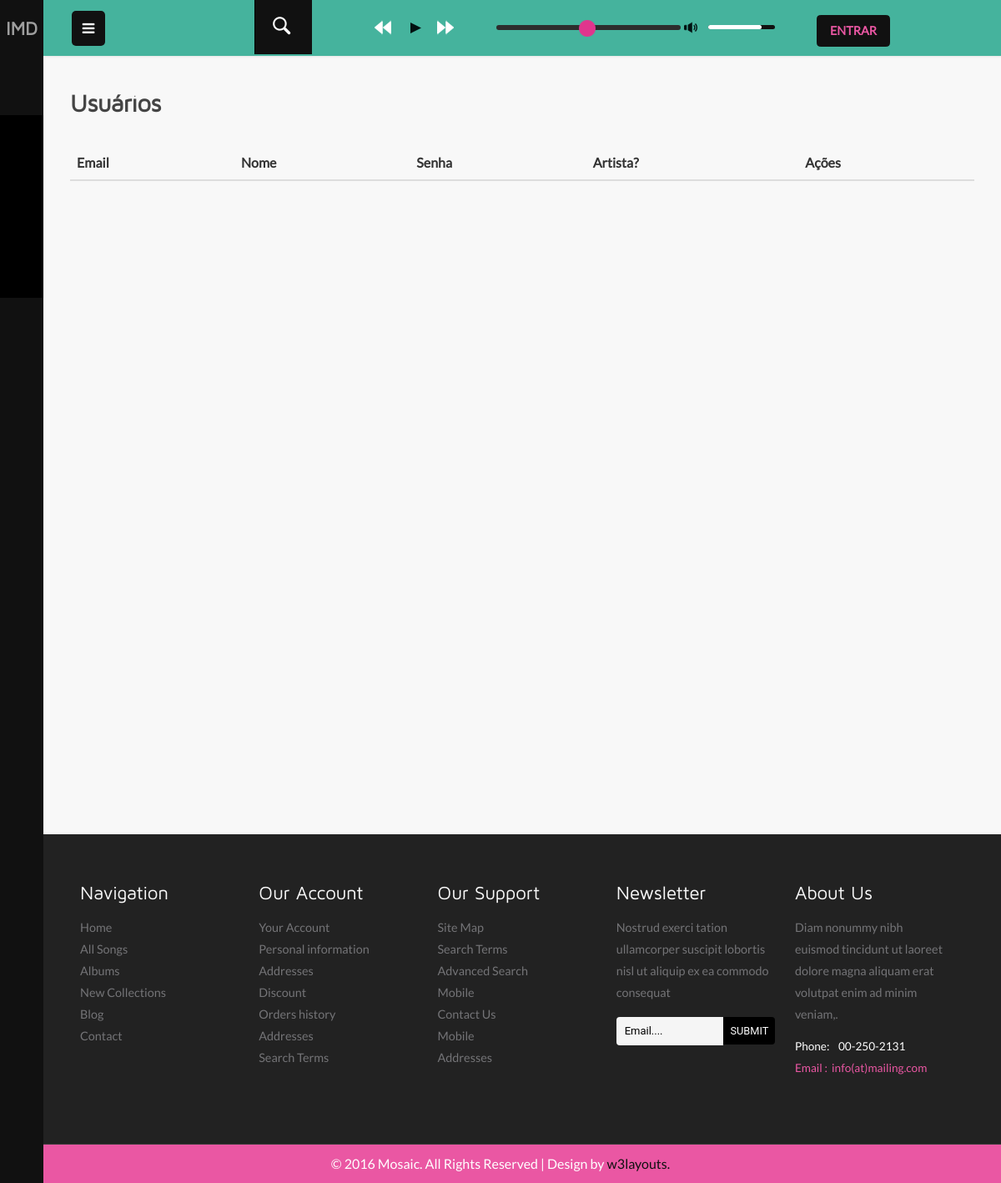
The app's page /users, older data.
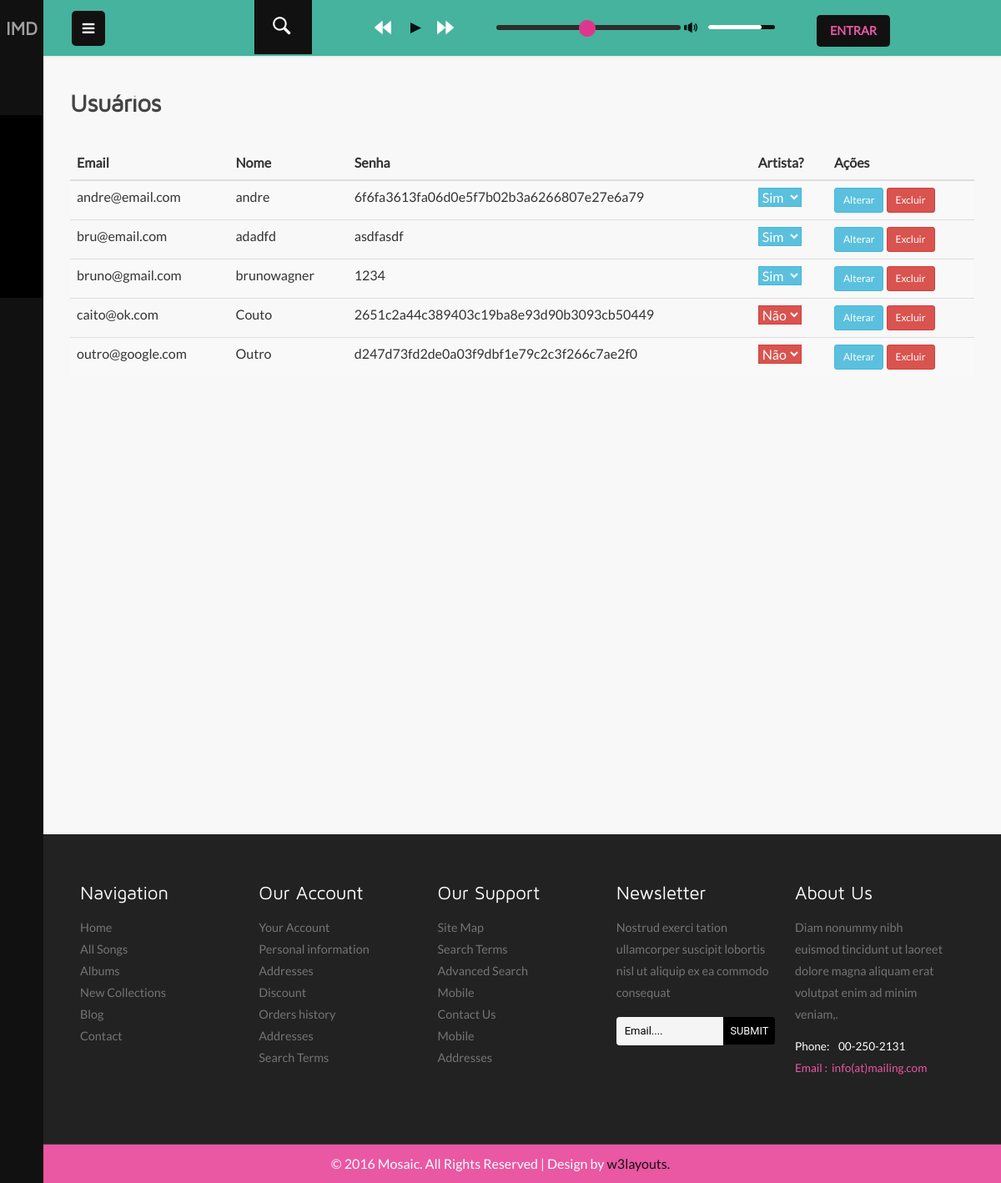
The same page, newer data.
### tables this page shows
CREATE TABLE `artist` (
  `user_email` varchar(45) NOT NULL,
  `name` varchar(45) NOT NULL,
  `description` varchar(45) NOT NULL,
  `admin_id_admin` int(11),
  PRIMARY KEY (`user_email`),
  KEY `fk_Artist_Admin1_idx` (`admin_id_admin`),
  KEY `fk_Artist_User1_idx` (`user_email`),
  CONSTRAINT `fk_Artist_Admin1` FOREIGN KEY (`admin_id_admin`) REFERENCES `admin` (`id_admin`) ON DELETE SET NULL ON UPDATE RESTRICT,
  CONSTRAINT `fk_Artist_User1` FOREIGN KEY (`user_email`) REFERENCES `user` (`email`) ON DELETE CASCADE ON UPDATE CASCADE
);

CREATE TABLE `user` (
  `email` varchar(45) NOT NULL,
  `password` varchar(45) NOT NULL,
  `name` varchar(45) DEFAULT NULL,
  `country` varchar(45) DEFAULT NULL,
  `phone_number` varchar(14) DEFAULT NULL,
  PRIMARY KEY (`email`)
);

### src/Controllers/ControllerComHtml.php (called while the page is built, shortened)
<?php
abstract class ControllerComHtml
{
    public function renderizaHtml(string $caminhoTemplate, array $dados): string
    {
        extract($dados);
        require __DIR__ . '/../../views/' . $caminhoTemplate;
        $html = ob_get_clean();
        return $html;
    }
}

### src/Models/User.php (called while the page is built, shortened)
<?php
class User
{
    private $email;
    private $password;
    private $name;
    private ?Artist $artist;
    public function __construct($email, $password, $name, $country, $phone_number)
    {
        $this->email = $email;
        $this->password = $password;
        $this->name = $name;
    }
    public function email()
    {
        return $this->email;
    }
    public function name()
    {
        return $this->name;
    }
    public function password()
    {
        return $this->password;
    }
    public function setArtist(Artist $a)
    {
        return $this->artist = $a;
    }
    public function isArtist()
    {
        return isset($this->artist);
    }
}

### src/Infra/PdoUserRepository.php (called while the page is built, shortened)
<?php
class PdoUserRepository implements UserRepository
{
    private $connection;
    public function __construct($connection)
    {
        $this->connection = $connection;
    }
    public function hydrateUser($userData) : User
    {
        return new User(
            $userData['email'],
            $userData['password'],
            $userData['name'],
            $userData['country'],
            $userData['phone_number']
        );
    }
    public function usersWithArtist(): array
    {
        $sqlQuery = 'SELECT u.*, a.admin_id_admin FROM user u LEFT JOIN artist a ON a.user_email = u.email;';
        $stmt = $this->connection->query($sqlQuery);
        $result = $stmt->fetchAll();
        $userWithArtistList = [];
        foreach ($result as $row) {
            $user = $this->hydrateUser($row);
            if(isset($row['admin_id_admin'])) {
                $artist = new Artist($row['email'], $row['admin_id_admin']);
                $user->setArtist($artist);
            }
            $userWithArtistList[] = $user;
        }
        return $userWithArtistList;
    }
}

### views/users/list-users.php (the view, shortened to what this page needs)
<?php include __DIR__ . '/../layouts/inicio-html.php'; ?>
<?php include __DIR__ . '/../layouts/inicio-body.php'; ?>
	<?php include __DIR__ . '/../components/left-side.php'; ?>
		<div class="main-content">
			<?php include __DIR__ . '/../components/header-section.php'; ?>
			<div id="page-wrapper">
				<div class="inner-content">
                    <div class="tittle-head two">
                        <h3 class="tittle">
                            <?= $title ?>
                        </h3>
                        <div class="clearfix"> </div>
                    </div>
                    <div class="inner-content">
					<table class="table table-striped table-hover">
						<thead>
						<tr>
							<th>Email</th>
							<th>Nome</th>
							<th>Senha</th>
							<th>Artista?</th>
							<th>Ações</th>
						</tr>
						</thead>
						<tbody>
                            <?php foreach ($usuarios as $usuario): ?>
                                <tr>
                                    <td><?= $usuario->email(); ?></td>
                                    <td><?= $usuario->name(); ?></td>
                                    <td><?= $usuario->password(); ?></td>
                                    <td>
                                    <select id="artista" name="artista"
                                        class="<?= $usuario->isArtist() ? 'btn-info' : 'btn-danger' ?>">
                                        <option value="nao">Não</option>
                                        <option
                                                value="<?= $usuario->email(); ?>"
                                            <?= $usuario->isArtist() ? 'selected' : '' ?>>
                                            Sim
                                        </option>
                                    </select>
                                    </td>
                                    <td>
                                        <span>
                                            <a href="/user?id=<?= $usuario->email(); ?>" class="btn btn-info btn-sm">
                                                Alterar
                                            </a>
                                            <a href="/user?id=<?= $usuario->email(); ?>" class="btn btn-danger btn-sm">
                                                Excluir
                                            </a>
                                        </span>
                                    </td>
                                </tr>
                            <?php endforeach; ?>
						</tbody>
					</table>
				</div>
				</div>
			</div>
		</div>
	<?php include __DIR__ . '/../components/footer-section.php'; ?>
<?php include __DIR__ . '/../layouts/fim-html.php'; ?>

Row changes from the older to the newer data that the page shows:
added artist: user_email.email "andre@email.com", user_email.name "andre", user_email.password "6f6fa3613fa06d0e5f7b02b3a6266807e27e6a79", artista "Sim"
added artist: user_email.email "bru@email.com", user_email.name "adadfd", user_email.password "asdfasdf", artista "Sim"
added artist: user_email.email "bruno@gmail.com", user_email.name "brunowagner", user_email.password "1234", artista "Sim"
added user: email "caito@ok.com", name "Couto", password "2651c2a44c389403c19ba8e93d90b3093cb50449"
added user: email "outro@google.com", name "Outro", password "d247d73fd2de0a03f9dbf1e79c2c3f266c7ae2f0"
